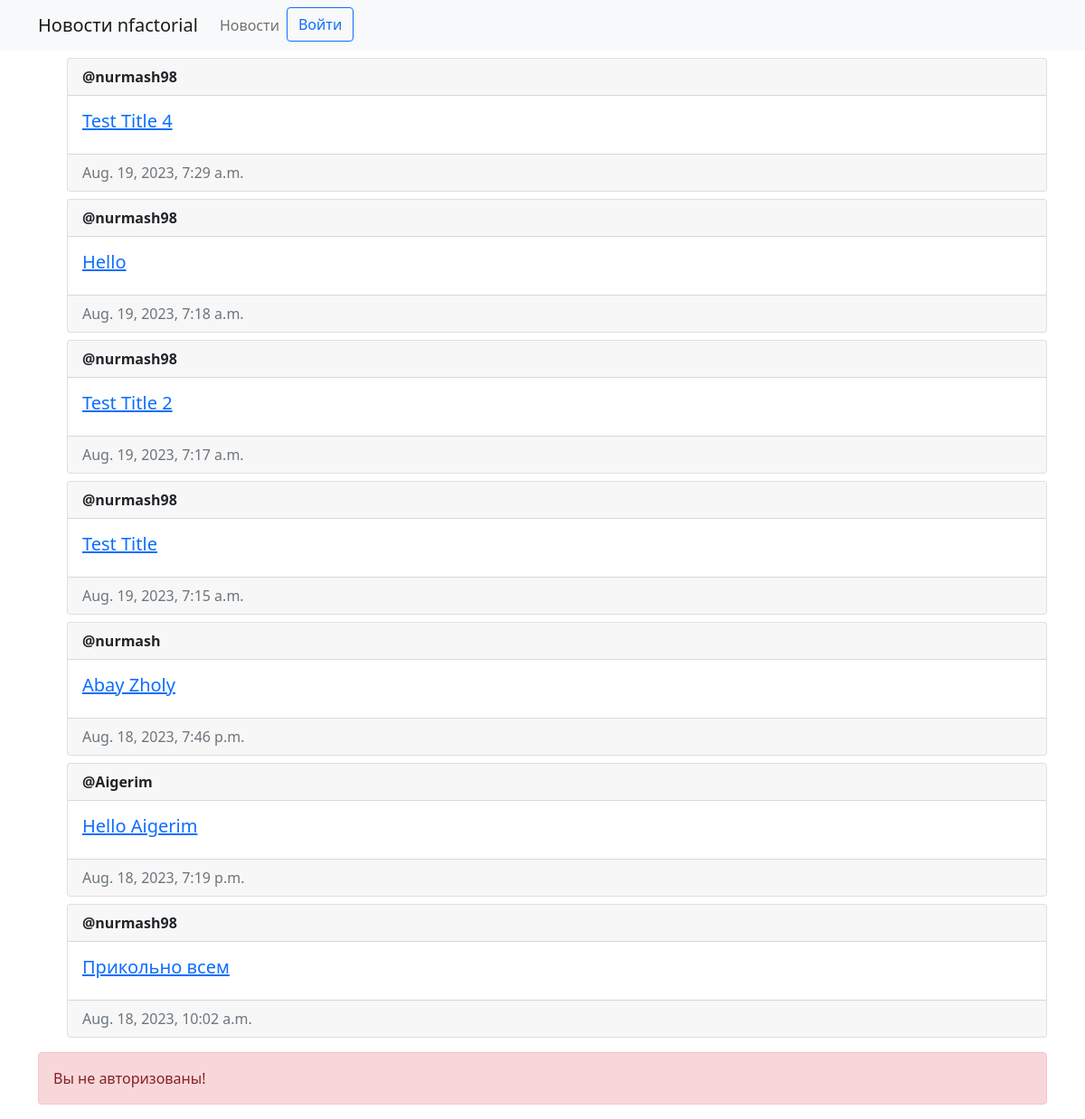
Page /news/ on the committed database.
### news/models.py (models this page shows, shortened)
class News(models.Model):
    author = models.ForeignKey(User, on_delete=models.CASCADE)
    title = models.CharField(max_length=200)
    content = models.TextField()
    created_at = models.DateTimeField(auto_now_add=True)

### news/views.py (the view, shortened to what this page needs)
# urls.py: path('', views.NewsView.as_view(),  name='news'),
class NewsView(View):
    def get(self, request):
        news = News.objects.all().order_by('-created_at')
        form = NewsForm()
        return render(request, 'news/index.html', {'list_news': news, 'form': form})

### news/templates/news/index.html (shortened to what this page needs)
{% extends 'news/base.html' %}
    {% block nav %}
    <ol>
        {% for news in list_news %}
            <div class="card mt-2">
                <div class="card-header"><strong>@{{ news.author.username }}</strong></div>
                <div class="card-body d-flex flex-row justify-content-between">
                  <div>
                    <h5 class="card-title">
                        <a href="{% url 'news:news_detail' news.id %}">{{news.title}}</a>
                    </h5>
                  </div>
                </div>
                <div class="card-footer text-muted">{{news.created_at}}</div>
              </div>
        {% empty %}
            <p>Нет новости</p>
        {% endfor %}
    </ol>
    {% endblock %}

### rows in the picture
News: author.username "nurmash98", title "Test Title 4", created_at "Aug. 19, 2023, 7:29 a.m."
News: author.username "nurmash98", title "Hello", created_at "Aug. 19, 2023, 7:18 a.m."
News: author.username "nurmash98", title "Test Title 2", created_at "Aug. 19, 2023, 7:17 a.m."
News: author.username "nurmash98", title "Test Title", created_at "Aug. 19, 2023, 7:15 a.m."
News: author.username "nurmash", title "Abay Zholy", created_at "Aug. 18, 2023, 7:46 p.m."
News: author.username "Aigerim", title "Hello Aigerim", created_at "Aug. 18, 2023, 7:19 p.m."
News: author.username "nurmash98", title "Прикольно всем", created_at "Aug. 18, 2023, 10:02 a.m."
